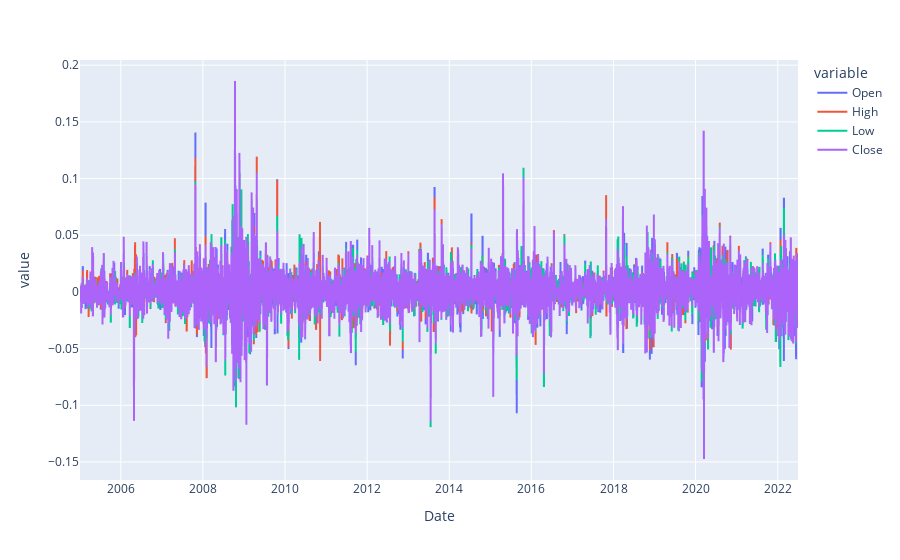

Source (notebook cell):
### Code cell
df.plot()

### Figure 1 — Plotly figure (JSON) as saved in the notebook; plotly's stock layout.template omitted (floating-point values rounded to 4 significant figures; data arrays with more than 128 entries replaced by an {"elided": "..."} marker saying what was removed)
{"data": [{"hovertemplate": "variable=Open<br>Date=%{x}<br>value=%{y}<extra></extra>", "legendgroup": "Open", "line": {"color": "#636efa", "dash": "solid"}, "marker": {"symbol": "circle"}, "mode": "lines", "name": "Open", "showlegend": true, "type": "scattergl", "x": {"elided": "4404 str values"}, "xaxis": "x", "y": {"elided": "4404 float values"}, "yaxis": "y"}, {"hovertemplate": "variable=High<br>Date=%{x}<br>value=%{y}<extra></extra>", "legendgroup": "High", "line": {"color": "#EF553B", "dash": "solid"}, "marker": {"symbol": "circle"}, "mode": "lines", "name": "High", "showlegend": true, "type": "scattergl", "x": {"elided": "4404 str values"}, "xaxis": "x", "y": {"elided": "4404 float values"}, "yaxis": "y"}, {"hovertemplate": "variable=Low<br>Date=%{x}<br>value=%{y}<extra></extra>", "legendgroup": "Low", "line": {"color": "#00cc96", "dash": "solid"}, "marker": {"symbol": "circle"}, "mode": "lines", "name": "Low", "showlegend": true, "type": "scattergl", "x": {"elided": "4404 str values"}, "xaxis": "x", "y": {"elided": "4404 float values"}, "yaxis": "y"}, {"hovertemplate": "variable=Close<br>Date=%{x}<br>value=%{y}<extra></extra>", "legendgroup": "Close", "line": {"color": "#ab63fa", "dash": "solid"}, "marker": {"symbol": "circle"}, "mode": "lines", "name": "Close", "showlegend": true, "type": "scattergl", "x": {"elided": "4404 str values"}, "xaxis": "x", "y": {"elided": "4404 float values"}, "yaxis": "y"}], "layout": {"legend": {"title": {"text": "variable"}, "tracegroupgap": 0}, "margin": {"t": 60}, "xaxis": {"anchor": "y", "domain": [0, 1], "title": {"text": "Date"}}, "yaxis": {"anchor": "x", "domain": [0, 1], "title": {"text": "value"}}}}
